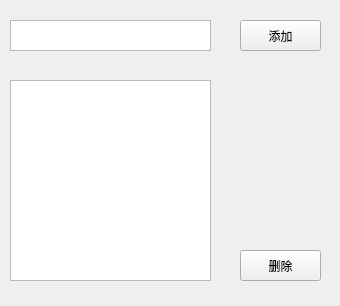
<?xml version="1.0" encoding="UTF-8"?>
<ui version="4.0">
 <class>Form</class>
 <widget class="QWidget" name="Form">
  <property name="geometry">
   <rect>
    <x>0</x>
    <y>0</y>
    <width>340</width>
    <height>306</height>
   </rect>
  </property>
  <property name="windowTitle">
   <string>模块编辑</string>
  </property>
  <widget class="QListWidget" name="listWidget_module">
   <property name="geometry">
    <rect>
     <x>10</x>
     <y>80</y>
     <width>201</width>
     <height>201</height>
    </rect>
   </property>
  </widget>
  <widget class="QPushButton" name="pushButton_add_module">
   <property name="geometry">
    <rect>
     <x>240</x>
     <y>20</y>
     <width>81</width>
     <height>31</height>
    </rect>
   </property>
   <property name="text">
    <string>添加</string>
   </property>
  </widget>
  <widget class="QPushButton" name="pushButton_delete_module">
   <property name="geometry">
    <rect>
     <x>240</x>
     <y>250</y>
     <width>81</width>
     <height>31</height>
    </rect>
   </property>
   <property name="text">
    <string>删除</string>
   </property>
  </widget>
  <widget class="QTextEdit" name="textEdit_module">
   <property name="geometry">
    <rect>
     <x>10</x>
     <y>20</y>
     <width>201</width>
     <height>31</height>
    </rect>
   </property>
  </widget>
 </widget>
 <resources/>
 <connections/>
</ui>
